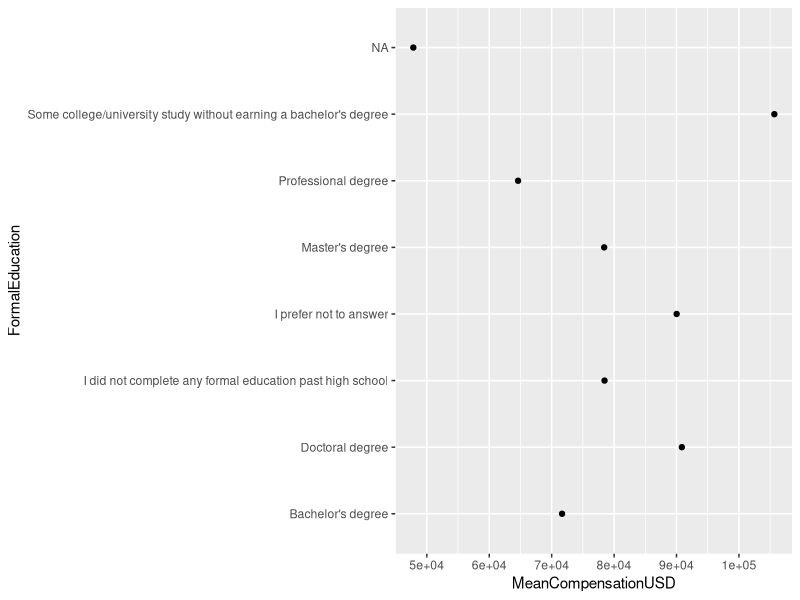
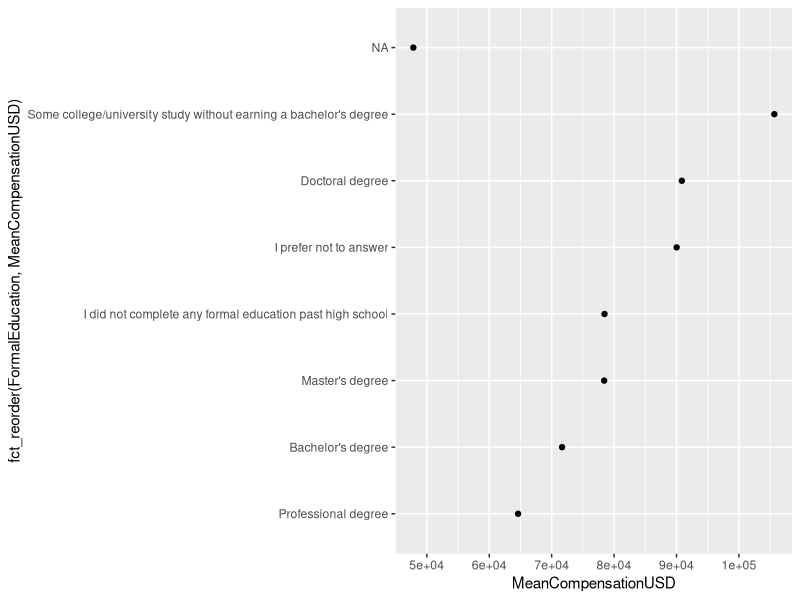
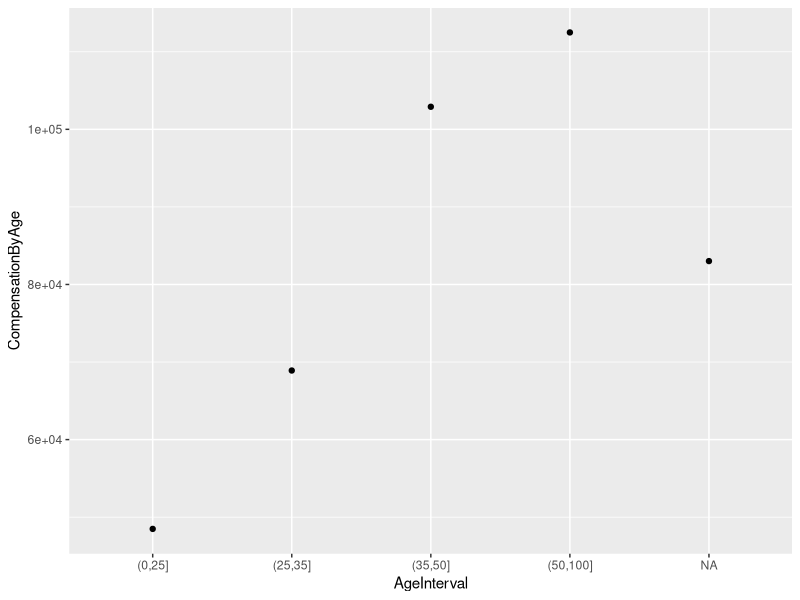

The R script that drew these images, in order:
## ---- chunk 1
knitr::opts_chunk$set(
  error = TRUE, # do not interrupt in case of errors
  warnings = FALSE,
  message = FALSE
)
library(tidyverse)
## ---- chunk 2
dan_v_tednu <- c("torek", "četrtek", "nedelja", "tork", "sreda")
## ---- chunk 3
dan_v_tednu
## ---- chunk 4
sort(dan_v_tednu)
## ---- chunk 5
dan_v_tednu_fac <- factor(dan_v_tednu)
dan_v_tednu_fac
## ---- chunk 6
dan_v_tednu_fac <- factor(dan_v_tednu, levels = c("ponedeljek", "torek", "sreda", "četrtek", 
                                                  "petek", "sobota", "nedelja"))
dan_v_tednu_fac
sort(dan_v_tednu_fac)
## ---- chunk 7
levels(dan_v_tednu_fac)
## ---- chunk 8
uspeh <- factor(c("odlično", "dobro", "dobro", "prav dobro"),
                levels = c("nezadostno", "zadostno", "dobro", "prav dobro", "odlično"),
                ordered = TRUE)
uspeh
## ---- chunk 9
uspeh[2] > uspeh[1]
dan_v_tednu_fac[2] > dan_v_tednu[1]
## ---- chunk 10
library(tidyverse)
ds_jobs <- read_csv2("./data-raw/DS-jobs.csv") %>%
  select(Country, Age, EmploymentStatus,
         FormalEducation, CompensationAmount, ExchangeRate) %>%
  filter(!is.na(ExchangeRate)) %>%
  mutate(CompensationUSD = CompensationAmount * ExchangeRate) %>%
  filter(CompensationUSD <= 2500000, CompensationUSD >= 10000)
ds_jobs
## ---- chunk 11
library(tidyverse)
ds_jobs <- ds_jobs %>%
  mutate(EmploymentStatus = factor(EmploymentStatus),
         FormalEducation = factor(FormalEducation))
ds_jobs
levels(ds_jobs$EmploymentStatus)
levels(ds_jobs$FormalEducation)
## ---- chunk 12
ds_jobs_agg <- ds_jobs %>%
  group_by(FormalEducation) %>%
  summarise(MeanCompensationUSD = mean(CompensationUSD))
ds_jobs_agg
ggplot(ds_jobs_agg, aes(x = FormalEducation, y = MeanCompensationUSD)) +
  geom_point() +
  coord_flip()
## ---- chunk 13
levels(ds_jobs$FormalEducation)
## ---- chunk 14
ggplot(ds_jobs_agg, aes(x = fct_reorder(FormalEducation, MeanCompensationUSD), y = MeanCompensationUSD)) +
  geom_point() +
  coord_flip()
## ---- chunk 15
ds_jobs <- ds_jobs %>%
  mutate(EmploymentStatus = fct_recode(EmploymentStatus,
                                        "full-time" = "Employed full-time",
                                        "part-time" = "Employed part-time",
                                        "other" = "Independent contractor, freelancer, or self-employed"))
head(ds_jobs$EmploymentStatus)
## ---- chunk 16
ds_jobs <- ds_jobs %>%
  mutate(EmploymentStatus = fct_expand(EmploymentStatus, "trainee"))
levels(ds_jobs$EmploymentStatus)
## ---- chunk 17
ds_jobs <- ds_jobs %>%
  mutate(AgeInterval = cut(Age, breaks = c(0, 25, 35, 50, 100)))
ds_jobs_agg <- ds_jobs %>%
  group_by(AgeInterval) %>%
  summarise(CompensationByAge = mean(CompensationUSD))
ggplot(ds_jobs_agg, aes(x = AgeInterval, y = CompensationByAge)) + geom_point()
## ---- chunk 18
    library(lubridate)
    ymd("2021-04-02")
    ymd("2021/04/02")
    ymd(20210402)
    dmy("02.04.2021")
    ymd_hms("2021-04-02 12:01:00") # Tipa datetime.
    ymd(20210402, 20210403)
## ---- chunk 19
    make_date(2021, 4, 2)
    make_datetime(2021, 4, 2, 12, 1, 0)
## ---- chunk 20
ymd_hms("2021-04-02 12:01:00", tz = "Europe/Ljubljana")
## ---- chunk 21
my_datetime <- ymd_hms("2021-04-02 12:01:00", tz = "Europe/Ljubljana")
my_datetime
my_datetime_UTC <- with_tz(my_datetime, tz = "UTC")
## ---- chunk 22
my_datetime - my_datetime_UTC
## ---- chunk 23
datetime_dst <- seq(ymd_hms("2011-10-30 00:00:00", tz = "Europe/Ljubljana"), 
                    ymd_hms("2011-10-30 04:00:00", tz = "Europe/Ljubljana"), 
                    by = "30 min")
datetime_dst
with_tz(datetime_dst, tz = "UTC")
## ---- chunk 24
x <- now()
x
year(x)
month(x)
mday(x)
wday(x)
wday(x, week_start = 1)
hour(x)
minute(x)
second(x)
## ---- chunk 25
mday(x) <- 5
x
## ---- chunk 26
ddays(1)
days(1)
## ---- chunk 27
my_datetime <- ymd_hms("2021/06/08 11:05:30", tz = "Europe/Ljubljana")
my_datetime + ddays(1)
my_datetime + days(1)
my_datetime + dminutes(120)
my_datetime + minutes(120)
my_datetime + months(2)
## ---- chunk 28
my_datetime + years(1)
my_datetime + dyears(1)
## ---- chunk 29
my_datetime <- ymd_hms("2021/03/27 11:05:30", tz = "Europe/Ljubljana")
my_datetime + ddays(1)
my_datetime + days(1)
my_datetime + dweeks(1)
my_datetime + weeks(1)
## ---- chunk 30
my_datetime <- ymd_hms("2020/06/08 11:05:30", tz = "Europe/Ljubljana")
my_datetime + years(1)
## ---- chunk 31
dyears(2) + ddays(4) + dseconds(20)
days(2) + minutes(20) + seconds(120)
5 * dminutes(20)
5 * minutes(20)
## ---- chunk 32
my_datetime <- ymd_hms("2021/06/08 11:05:30", tz = "Europe/Ljubljana")
my_datetime + ddays(1)
my_datetime + days(1)
my_datetime + dminutes(120)
my_datetime + minutes(120)
my_datetime + dyears(1)
my_datetime + years(1)
my_datetime + months(2)
